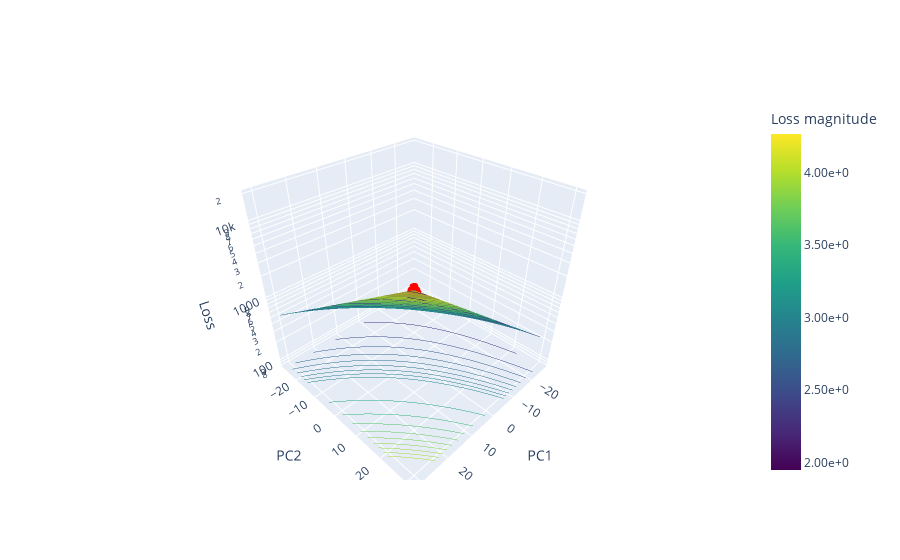

This figure's notebook cell:
### Code cell
surface = go.Surface(
        x=xx,
        y=yy,
        z=grid_losses,
        opacity=0.8,
        name="grid point",
        coloraxis="coloraxis",
        colorscale="Viridis",
    )

# adding a log scale on Z
layout = go.Layout(
    scene=dict(xaxis_title="PC1", yaxis_title="PC2", zaxis_title=" Loss", zaxis=dict(type='log')),
    coloraxis=dict(
        colorbar=dict(title="Loss magnitude", tickformat=".2e"),  # Format tick labels as scientific notation
        colorscale="Viridis",
        cmin=np.log10(grid_losses.min()),  # Set minimum value on color axis to log10(min(z))
        cmax=np.log10(grid_losses.max()),  # Set maximum value on color axis to log10(max(z))
),
)

fig = go.Figure(data=[surface], layout=layout)


fig.update_traces(contours_z=dict(show=True, usecolormap=True,
                              highlightcolor="limegreen", project_z=True))

_min_x, _min_y = np.unravel_index(np.argmin(grid_losses), grid_losses.shape)
min_point = go.Scatter3d(
    x=[xx[_min_x, _min_y]],
    y=[yy[_min_x, _min_y]],
    z=[grid_losses[_min_x, _min_y]],
    mode='markers',
    marker=dict(
        size=5,
        color='red',                # set color to red
    ),
    name="global minimum"
)

fig.add_trace(min_point)

### Figure 1 — Plotly figure (JSON) as saved in the notebook; plotly's stock layout.template omitted (floating-point values rounded to 4 significant figures)
{"data": [{"coloraxis": "coloraxis", "colorscale": [[0, "#440154"], [0.1111, "#482878"], [0.2222, "#3e4989"], [0.3333, "#31688e"], [0.4444, "#26828e"], [0.5556, "#1f9e89"], [0.6667, "#35b779"], [0.7778, "#6ece58"], [0.8889, "#b5de2b"], [1, "#fde725"]], "contours": {"z": {"highlightcolor": "limegreen", "project": {"z": true}, "show": true, "usecolormap": true}}, "name": "grid point", "opacity": 0.8, "type": "surface", "x": [[-26.89, 30.93], [-26.89, 30.93]], "y": [[-26.89, -26.89], [30.93, 30.93]], "z": [[89.14, 536.3], [230.2, 18430.0]]}, {"marker": {"color": "red", "size": 5}, "mode": "markers", "name": "global minimum", "type": "scatter3d", "x": [-26.89], "y": [-26.89], "z": [89.14]}], "layout": {"coloraxis": {"cmax": 4.265, "cmin": 1.95, "colorbar": {"tickformat": ".2e", "title": {"text": "Loss magnitude"}}, "colorscale": [[0, "#440154"], [0.1111, "#482878"], [0.2222, "#3e4989"], [0.3333, "#31688e"], [0.4444, "#26828e"], [0.5556, "#1f9e89"], [0.6667, "#35b779"], [0.7778, "#6ece58"], [0.8889, "#b5de2b"], [1, "#fde725"]]}, "scene": {"xaxis": {"title": {"text": "PC1"}}, "yaxis": {"title": {"text": "PC2"}}, "zaxis": {"title": {"text": " Loss"}, "type": "log"}}}}
